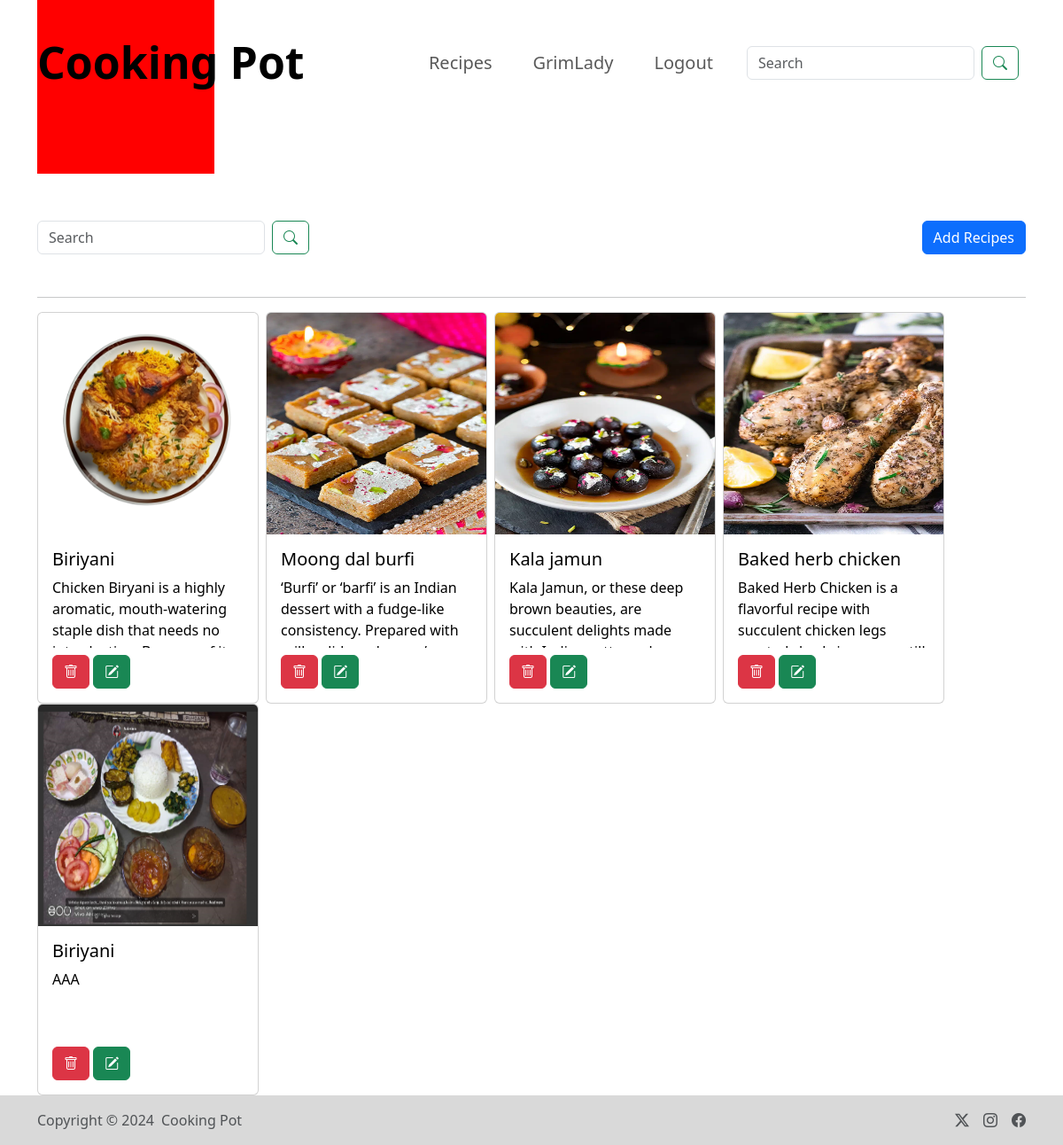
The page /recipe/ (signed in) on the database its author committed.
### All/models.py (models this page shows)
class Recipe(models.Model):
    user = models.ForeignKey(User, on_delete = models.SET_NULL, null = True, blank = True)
    recipe_name = models.CharField(max_length=100)
    recipe_description = models.TextField()
    recipe_image = models.ImageField(upload_to="images")

### All/views.py (the view, shortened to what this page needs)
# urls.py: path('recipe/', recipe, name = "recipe"),
@login_required(login_url="/login_page/")
def recipe(request):
    queryset = Recipe.objects.all()
    if request.GET.get('search'):
        queryset= queryset.filter(recipe_name__icontains = request.GET.get('search'))
    context = {'recipes' : queryset}
    return render(request, 'recipe.html', context)

### All/Templates/recipe.html (shortened to what this page needs)
{% extends "base.html" %}
{% load static %}
{% block start%}
<div class="container mt-10 ">
    <div class="d-flex justify-content-between mb-5">
      <form class="d-flex">
        <input name="search" class="form-control search-box me-2" type="search" placeholder="Search" aria-label="Search">
        <button class="btn btn-outline-success me-2" type="submit"><i class="bi bi-search"></i></button>
    </form>
    <div>
      <button type="button" class="btn btn-add btn-primary" data-bs-toggle="modal" data-bs-target="#exampleModal">Add Recipes</button>
    </div>
  </div>
  <hr>
  <div class="d-flex flex-wrap">
    {% for recipe in recipes %}
    <a href="#" class="card-link text-decoration-none text-black" data-bs-toggle="modal" data-bs-target="#recipeModal{{ recipe.id }}">
      <div class="card me-2" style="width: 250px;">
        <img src="/media/{{ recipe.recipe_image }}" class="card-img-top" style="height: 250px;">
        <div class="card-body">
          <h5 class="card-title">{{ recipe.recipe_name }}</h5>
          <p class="card-text" style="height: 80px; overflow: hidden; text-overflow: ellipsis;">{{ recipe.recipe_description }}</p>
          <a href="/delete_recipe/{{ recipe.id }}/" class="btn btn-danger mt-2"> <i class="bi bi-trash"></i> </a>
          <a href="/update_recipe/{{ recipe.id }}/" class="btn btn-success mt-2"><i class="bi bi-pencil-square"></i> </a>
        </div>
      </div>
    </a>
    {% endfor %}
  </div>
 </div>
{% endblock %}

### All/Templates/base.html (shortened to what this page needs)
<!DOCTYPE html>
<html lang="en">
<head>
    <link rel="stylesheet" href="https://cdn.jsdelivr.net/npm/bootstrap-icons@1.11.3/font/bootstrap-icons.min.css">
    <link href= "https://getbootstrap.com/docs/5.3/assets/css/docs.css" rel="stylesheet"/>
    <link href="https://cdn.jsdelivr.net/npm/bootstrap@5.3.3/dist/css/bootstrap.min.css" rel="stylesheet">
</head>
<body>
  <nav class="navbar navbar-expand-lg ">
  <div class="container">
    <a class="navbar-brand mx-auto" href=" /">Cooking Pot</a>
    <div class="red-box"></div>
    <div class="collapse navbar-collapse justify-content-end" id="navbarSupportedContent">
      <ul class="navbar-nav">
        <li class="nav-item">
          <a class="nav-link" href="/recipe/">Recipes</a>
        </li>
      </ul>
      {% if request.user.is_authenticated %}
        <ul class="navbar-nav">
          <li class="nav-item">
            <span class="nav-btn nav-link"> {{ request.user }}</span>
          </li>
        </ul>
      {% endif %}
      <ul class="navbar-nav">
        <li class="nav-item">
          {% if request.user.is_authenticated %}
            <a class="nav-btn nav-link" href="/logout_page/">Logout</a>
          {% else %}
          <a class="nav-btn nav-link" href="/login_page/">Login</a>
          {% endif %}
        </li>
      </ul>
      <ul class="navbar-nav">
        <li class="nav-item">
          <form class="d-flex"><input name="search_home" class="form-control search-box me-2" type="search" placeholder="Search" aria-label="Search">
            <button class="btn btn-outline-success me-2" type="submit"><i class="bi bi-search"></i></button></form>
        </li>
      </ul>
    </div>
  </div>
  </nav>
  {% block start %}
  {% endblock %}
<div class="footer footer-start">
  <div class="container my-">
    <footer class="d-flex flex-wrap justify-content-between align-items-center py-3">
      <div class="col-md-4 d-flex align-items-center">
        <span class="text-muted">Copyright &copy; 2024 </span>
        <a href="#" class="mb-3 ms-2 mb-md-0 text-muted text-decoration-none lh-1"> Cooking Pot</a>
      </div>
      <ul class="nav col-md-4 justify-content-end list-unstyled d-flex">
        <li class="ms-3"><a class="text-muted" href="#"><i class="bi bi-twitter-x"></i></a></li>
        <li class="ms-3"><a class="text-muted" href="#"><i class="bi bi-instagram"> </i></a></li>
        <li class="ms-3"><a class="text-muted" href="#"><i class="bi bi-facebook"></i></a></li>
      </ul>
    </footer>
  </div>
</div>
</body>
</html>

### All/Templates/base.html (style rules this page uses)
html { scroll-behavior: smooth; }
.navbar-nav { margin-left: 30px; }
.red-box { background-color: red; width: 200px; height: 250px; position: absolute; }
.navbar { margin-top: 20px; }
.navbar-brand { z-index: 1; font-size: 50px; font-weight: bold; }
.mt-10 { margin-top: 8rem; }
.nav-link { font-size: 20px; }
.btn-add { display: flex; align-items: flex-end; }
.search-box { width:100% ; }
.footer-start { background-color: #D9D9D9; }
.footer { position: relative; width : 100%; bottom: 0; }
h5 { text-transform: lowercase; }
h5:first-letter { text-transform: uppercase; }

### rows shown on the page
Recipe: recipe_image (picture), recipe_name "biriyani", recipe_description "Chicken Biryani is a highly aromatic, mouth-watering staple dish that needs no…"
Recipe: recipe_image (picture), recipe_name "moong dal burfi", recipe_description "‘Burfi’ or ‘barfi’ is an Indian dessert with a fudge-like consistency. Prepared with…"
Recipe: recipe_image (picture), recipe_name "kala jamun", recipe_description "Kala Jamun, or these deep brown beauties, are succulent delights made…"
Recipe: recipe_image (picture), recipe_name "baked herb chicken", recipe_description "Baked Herb Chicken is a flavorful recipe with succulent chicken legs…"
Recipe: recipe_image (picture), recipe_name "biriyani", recipe_description "AAA"

### other values the page prints
{{ request.user }} "GrimLady"
